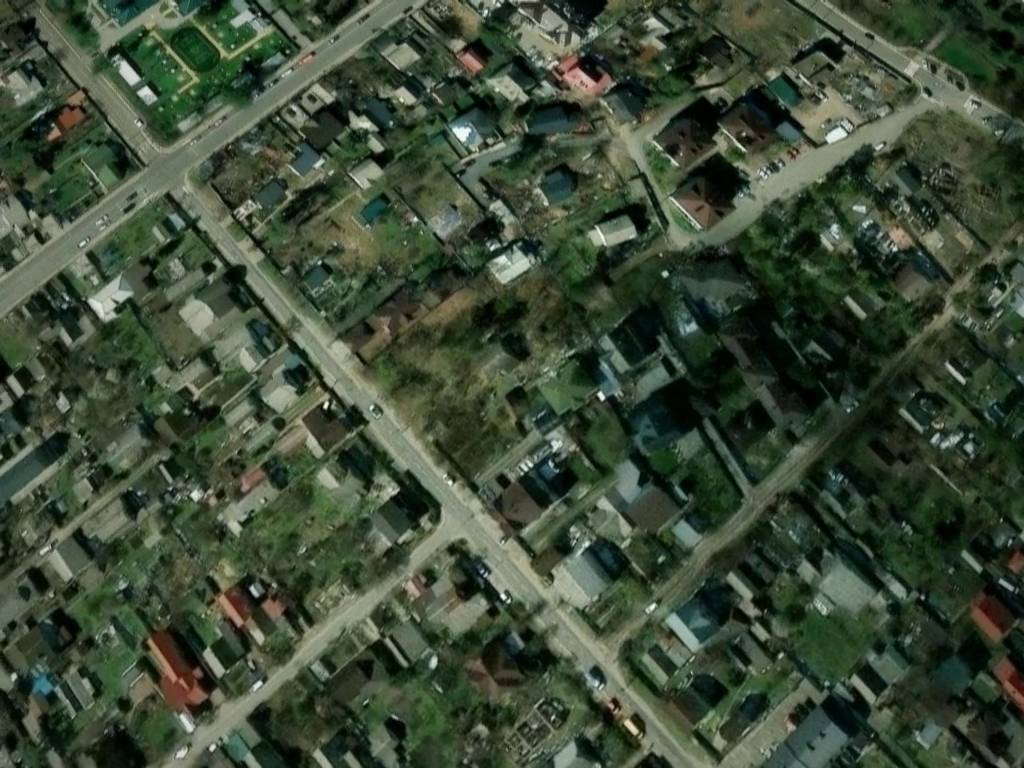
#> input picture tests/fixtures/irpin_mild_2025/frame_006450.jpg, 1024 x 768 px, given in place of global_map.png, which was not available
$ python probe.py ../../tests/fixtures/irpin_mild_2025 out.png   (older library calls are emulated)
#> lines starting #> are read from the running program, lines starting #| are printed output that depends on the picture; after the words box and inside, x2 and y2 are one past the last pixel; in counts of white or black regions, pixels touching at a corner belong together
"""Data probe: register every crop to the map with RootSIFT + MAGSAC++ and report
rotation, scale, perspective, motion between frames, and imagery-source differences."""
import json
import sys
import time
from pathlib import Path

import cv2
import numpy as np

root = Path(sys.argv[1])
out = Path(sys.argv[2])
out.mkdir(parents=True, exist_ok=True)

mp_bgr = cv2.imread(str(root / "global_map.png"), cv2.IMREAD_COLOR)
#> mp_bgr is the input picture: shape (768, 1024, 3); mean B, G, R 55.4, 74.4, 61.1
mp = cv2.cvtColor(mp_bgr, cv2.COLOR_BGR2GRAY)
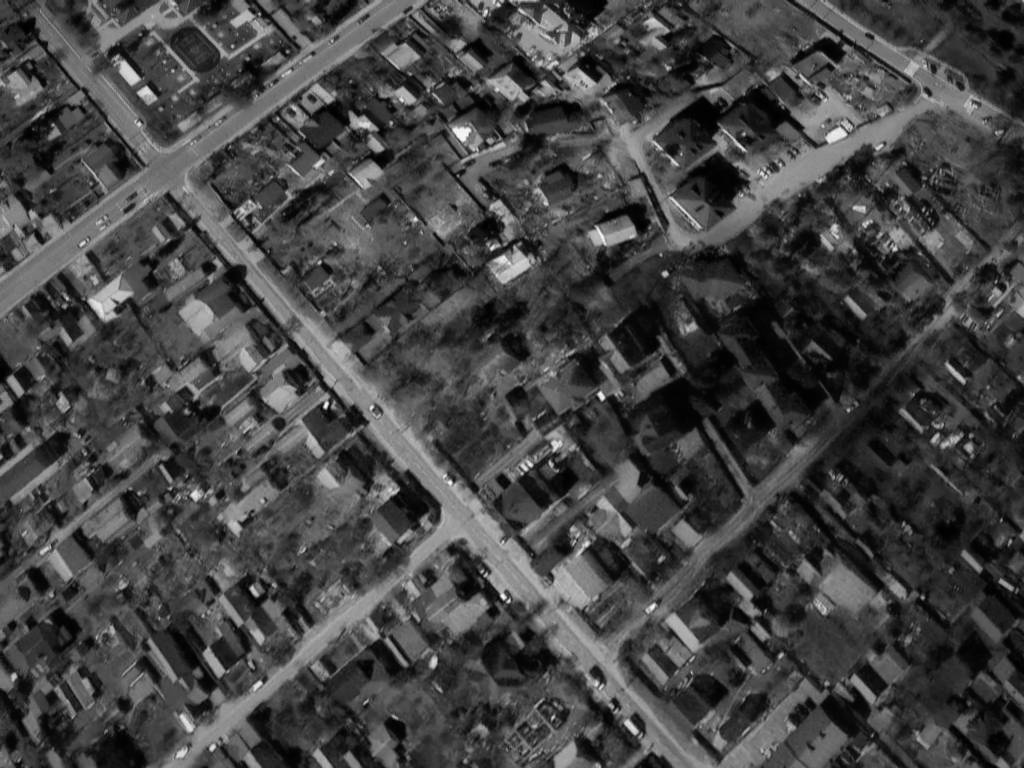
#> mp: shape (768, 1024); min 0, max 253, mean 68.2
H_map, W_map = mp.shape
#> H_map = 768; W_map = 1024
sift = cv2.SIFT_create(nfeatures=0)


def rootsift(d: np.ndarray) -> np.ndarray:
    d = d / (np.abs(d).sum(axis=1, keepdims=True) + 1e-7)
    return np.sqrt(d).astype(np.float32)


t = time.time()
kpm, dm = sift.detectAndCompute(mp, None)
#> kpm = 8288 keypoints; strongest (x, y, size): (325, 406, 3.2), (503, 596, 3.6), (601, 396, 4.8), (461, 132, 11.3)
t_map = time.time() - t
ptsm = np.float32([k.pt for k in kpm])
#> ptsm = 8288 pairs, first value 2.49 to 1020.9, second value 2.46 to 765.2
flann = cv2.FlannBasedMatcher(dict(algorithm=1, trees=8), dict(checks=128))
flann.add([rootsift(dm)])
flann.train()
print(f"map {W_map}x{H_map}  keypoints {len(kpm)}  sift {t_map:.1f}s")
#| map 1024x768  keypoints 8288  sift 1.2s


def warp_pt(Hm, x, y):
    p = Hm @ np.array([x, y, 1.0])
    return p[:2] / p[2]


rows = []
for i in range(50):
    c_bgr = cv2.imread(str(root / "crops" / f"crop_{i}.png"), cv2.IMREAD_COLOR)
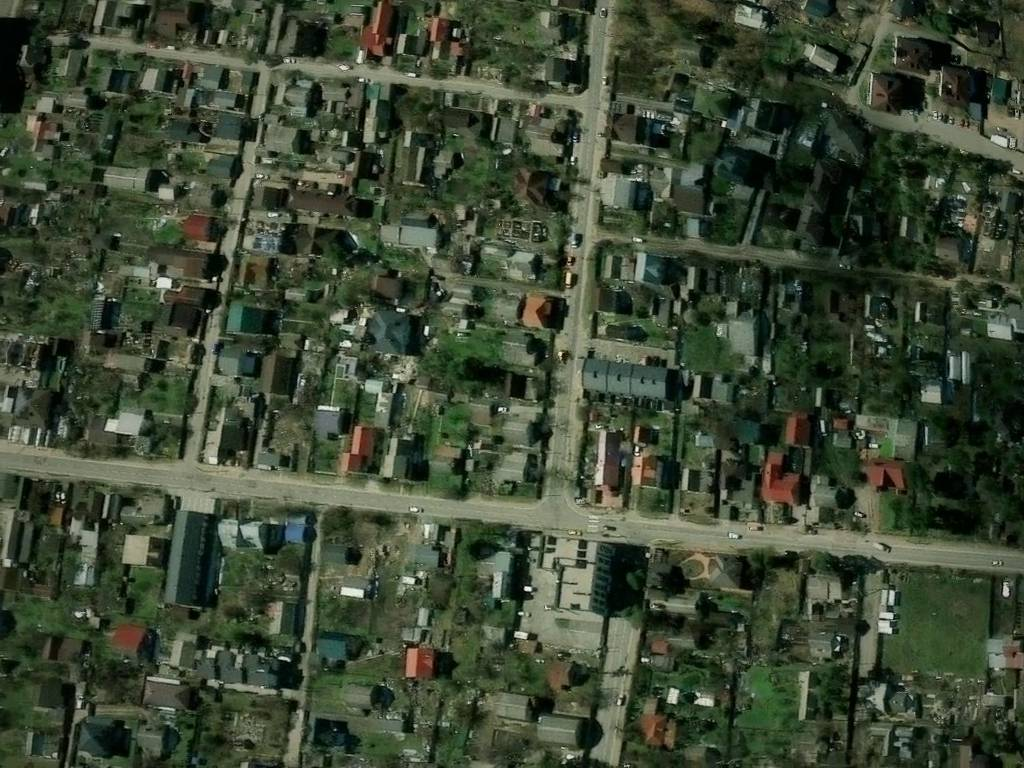
#> input picture tests/fixtures/irpin_mild_2025/frame_006150.jpg, 1024 x 768 px, given in place of crop_0.png, which was not available
#> c_bgr is the input picture: shape (768, 1024, 3); mean B, G, R 51.6, 71.2, 60.3
    c = cv2.cvtColor(c_bgr, cv2.COLOR_BGR2GRAY)
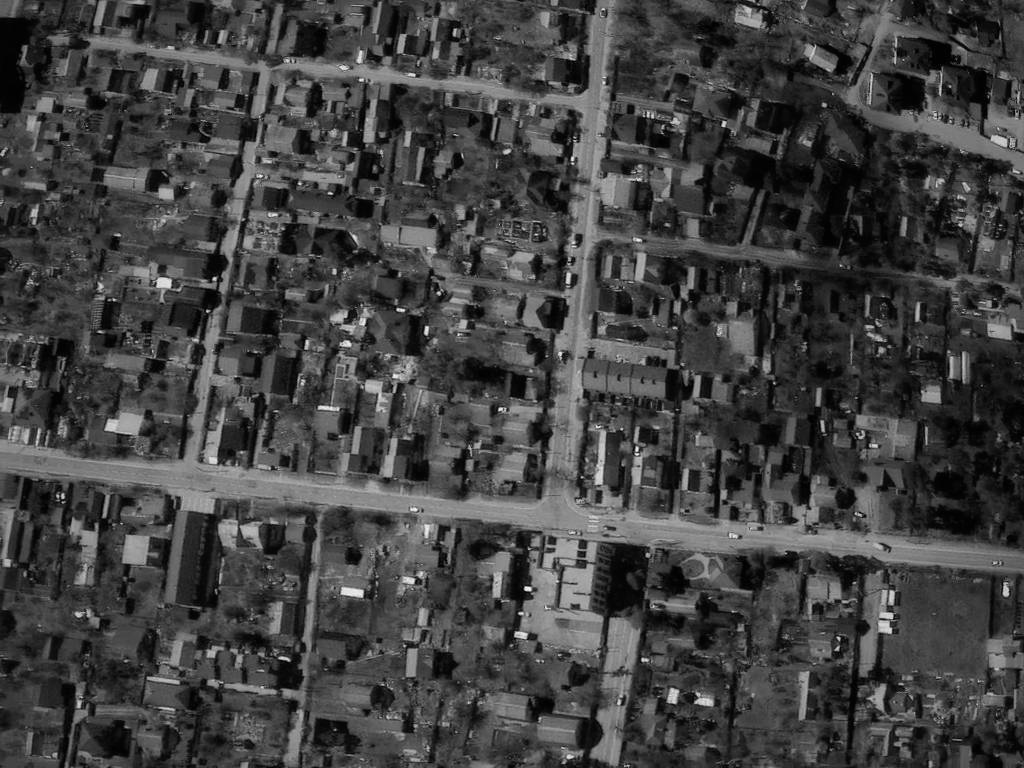
#> c: shape (768, 1024); min 0, max 250, mean 65.7
    h, w = c.shape
#> h = 768; w = 1024
    best = None
    t0 = time.time()
    for f in (1.0, 0.5, 0.25):
        cs = c if f == 1.0 else cv2.resize(c, None, fx=f, fy=f, interpolation=cv2.INTER_AREA)
        kpc, dc = sift.detectAndCompute(cs, None)
        if dc is None or len(kpc) < 10:
            continue
        knn = flann.knnMatch(rootsift(dc), k=2)
        good = [p[0] for p in knn if len(p) == 2 and p[0].distance < 0.8 * p[1].distance]
        if len(good) < 8:
            continue
        src = np.float32([kpc[m.queryIdx].pt for m in good]) / f
        dst = ptsm[[m.trainIdx for m in good]]
        Hm, mask = cv2.findHomography(src, dst, cv2.USAC_MAGSAC, 6.0, maxIters=20000, confidence=0.9999)
        if Hm is None:
            continue
        inl = int(mask.sum())
        if best is None or inl > best["inliers"]:
            best = dict(inliers=inl, f=f, H=Hm, good=len(good), kp=len(kpc), mask=mask.ravel().astype(bool),
                        src=src, dst=dst)
#> this loop made 3 passes
#> (knn, good, inl) on passes 1 to 3: (9868 matches, 1652 matches, 1389), (3401 matches, 712 matches, 650), (1078 matches, 198 matches, 180)
#> pass 3, in rootsift (call 4), `d = d / (np.abs(d).sum(axis=1, keepdims=True) + 1e-7)`:
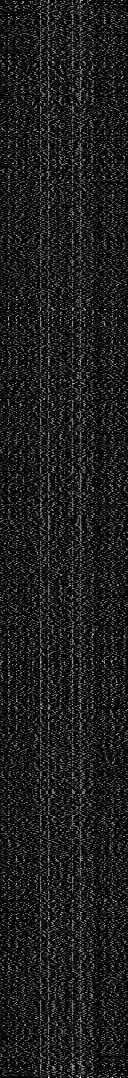
#> d: shape (1078, 128) float32; min 0, max 0.0689, mean 0.00781; drawn with min black and max white
    dt = time.time() - t0
    if best is None:
        rows.append(dict(i=i, ok=False, t=dt))
        print(f"crop {i:2d}: FAIL")
        continue
    Hm = best["H"]
#> Hm = [[1.18, 1.18, -290.1], [-1.14, 1.11, 1156.2], [0.000278, -0.000116, 1]]
    cx, cy = warp_pt(Hm, w / 2, h / 2)
#> in warp_pt, `p = Hm @ np.array([x, y, 1.0])`: p = [769.9, 999.5, 1.1]
#> cx = 701.3; cy = 910.4
    ex = warp_pt(Hm, w / 2 + 1, h / 2) - np.array([cx, cy])
#> ex = [0.899, -1.27]
    ey = warp_pt(Hm, w / 2, h / 2 + 1) - np.array([cx, cy])
#> ey = [1.15, 1.11]
    angle = float(np.degrees(np.arctan2(ex[1], ex[0])))
#> angle = -54.71
    scale = float(np.sqrt(abs(ex[0] * ey[1] - ex[1] * ey[0])))  # map px per crop px (area-based)
#> scale = 1.57
    aniso = float(np.linalg.norm(ex) / max(np.linalg.norm(ey), 1e-9))
#> aniso = 0.972
    corners = np.array([warp_pt(Hm, x, y) for x, y in [(0, 0), (w, 0), (w, h), (0, h)]], np.float32)
#> corners = [[-290.1, 1156.2], [716.4, -10.21], [1530.3, 704.9], [679.9, 2208.1]]
    # residuals of inliers
    proj = cv2.perspectiveTransform(best["src"][best["mask"]].reshape(-1, 1, 2), Hm).reshape(-1, 2)
#> proj = 1389 pairs, first value 290.1 to 1020.6, second value 4.91 to 763.8
    reproj = float(np.median(np.linalg.norm(proj - best["dst"][best["mask"]], axis=1)))
#> reproj = 1.8
    # perspective strength: how far the 4 corners deviate from the best affine fit
    A, _ = cv2.estimateAffine2D(np.float32([(0, 0), (w, 0), (w, h), (0, h)]), corners)
#> A = [[0.983, 1.26, -290.1], [-1.14, 1.37, 1156.2]]
    aff = (np.hstack([np.float32([(0, 0), (w, 0), (w, h), (0, h)]), np.ones((4, 1), np.float32)]) @ A.T)
#> aff = [[-290.1, 1156.2], [716.4, -10.21], [1686.4, 1041.7], [679.9, 2208.1]]
    persp_px = float(np.abs(aff - corners).max())
#> persp_px = 336.8
    # photometric / resolution comparison: warp the map patch into crop frame
    Hinv = np.linalg.inv(Hm)
#> Hinv = [[0.383, -0.353, 519.3], [0.449, 0.387, -317.6], [-5.45e-05, 0.000143, 0.819]]
    patch = cv2.warpPerspective(mp_bgr, Hinv, (w, h), flags=cv2.INTER_CUBIC)
    valid = cv2.warpPerspective(np.ones_like(mp), Hinv, (w, h), flags=cv2.INTER_NEAREST) > 0
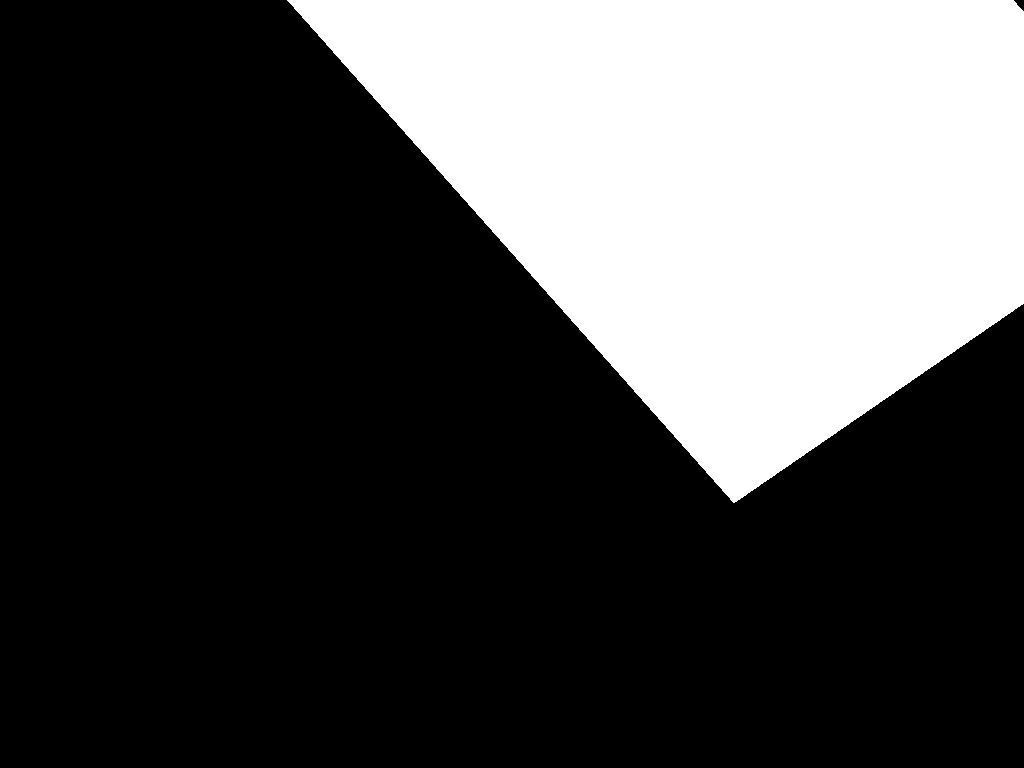
#> valid: shape (768, 1024) bool; 29.2% white; 1 white region, box (x1, y1, x2, y2) and area: (287, 0, 1024, 503) 229538
    g_patch = cv2.cvtColor(patch, cv2.COLOR_BGR2GRAY).astype(np.float32)
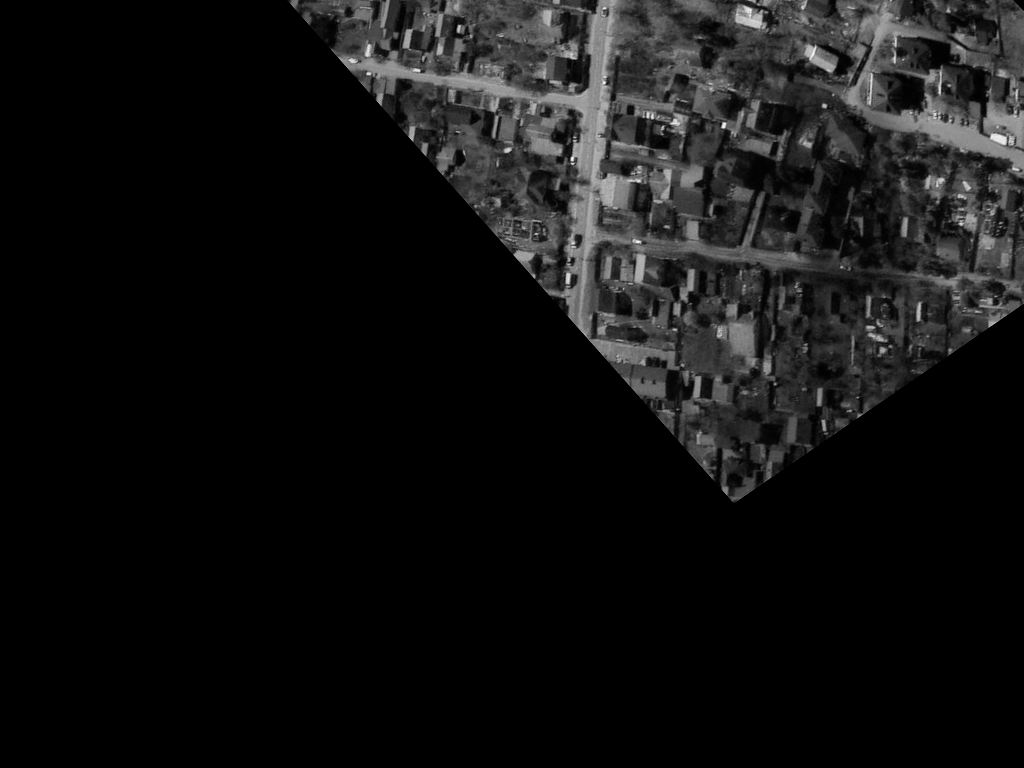
#> g_patch: shape (768, 1024) float32; min 0, max 250, mean 18.4
    g_crop = c.astype(np.float32)
    # high-frequency energy (Laplacian variance) of crop vs upsampled map patch
    lap = lambda g: float(cv2.Laplacian(g, cv2.CV_32F)[valid].var())
    ncc = float(np.corrcoef(g_patch[valid], g_crop[valid])[0, 1])
#> ncc = 0.863
    # NCC after blurring the crop to map resolution (tests "same source, just finer" hypothesis)
    sigma = max(0.5, 0.5 / max(scale, 1e-3))
#> sigma = 0.5
    g_crop_blur = cv2.GaussianBlur(g_crop, (0, 0), sigma)
    ncc_blur = float(np.corrcoef(g_patch[valid], g_crop_blur[valid])[0, 1])
#> ncc_blur = 0.874
    mean_c = c_bgr.reshape(-1, 3)[valid.ravel()].mean(0)[::-1].round(1).tolist()
#> mean_c = [52, 63, 45]
    mean_m = patch.reshape(-1, 3)[valid.ravel()].mean(0)[::-1].round(1).tolist()
#> mean_m = [55.7, 68.9, 50.6]
    rows.append(dict(i=i, ok=True, inliers=best["inliers"], good=best["good"], kp=best["kp"], f=best["f"],
                     inlier_ratio=round(best["inliers"] / best["good"], 3), cx=round(float(cx), 1),
                     cy=round(float(cy), 1), angle=round(angle, 1), scale=round(scale, 4), aniso=round(aniso, 3),
                     persp_px=round(persp_px, 2), reproj_px=round(reproj, 2), lap_crop=round(lap(g_crop), 1),
                     lap_mappatch=round(lap(g_patch), 1), ncc=round(ncc, 3), ncc_blur=round(ncc_blur, 3),
                     rgb_crop=mean_c, rgb_map=mean_m, corners=corners.round(1).tolist(), t=round(dt, 2)))
    print(f"crop {i:2d}: inl {best['inliers']:4d}/{best['good']:4d} f={best['f']:.2f} c=({cx:7.1f},{cy:7.1f}) "
          f"ang {angle:7.1f} s {scale:.3f} persp {persp_px:5.2f}px rep {reproj:.2f} ncc {ncc:.2f}/{ncc_blur:.2f} "
          f"lap {lap(g_crop):.0f}/{lap(g_patch):.0f} {dt:.1f}s")
#| crop  0: inl 1389/1652 f=1.00 c=(  701.3,  910.4) ang   -54.7 s 1.569 persp 336.83px rep 1.80 ncc 0.86/0.87 lap 657/535 3.8s
    # save a side-by-side for a few frames
    if i in (0, 25, 49):
        side = np.hstack([c_bgr, patch])
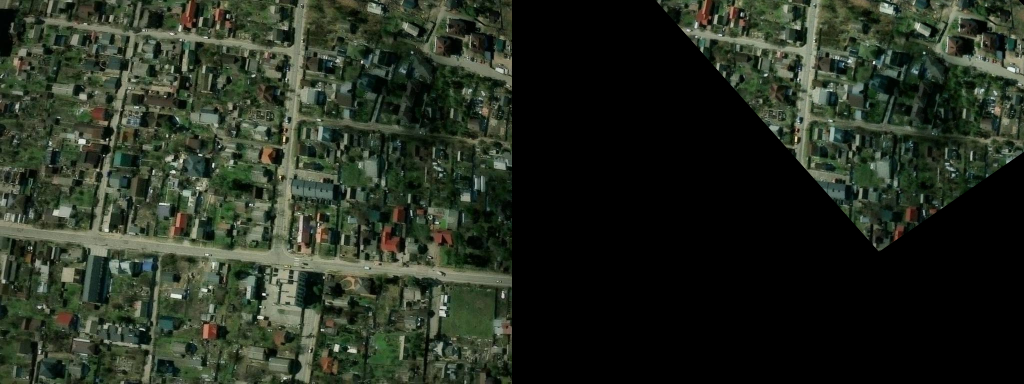
#> side: shape (768, 2048, 3) (shown at 1/2 size); mean B, G, R 33.2, 45.7, 38.3
#> (the run stopped early here; a loop or call above may not have finished)
